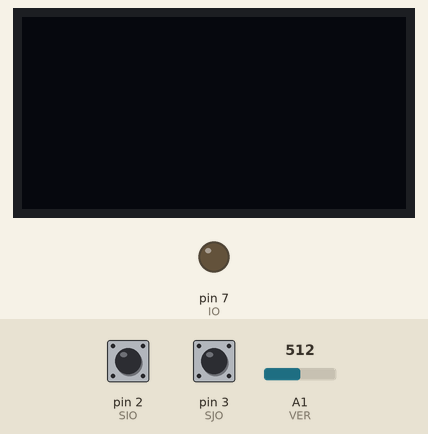
Recording of a sketch running on a simulated Arduino Uno, built with avr-gcc and run on an emulated ATmega328P. Shown: 128×64 one-colour display, output pins drawn as LEDs (lit = HIGH). Inputs (shaded band) come from the test bench; at power-on: pin 2 (SIO) HIGH, pin 3 (SJO) HIGH, A1 (VER) = 512.

Above: at 1.2 s.
1.3 s: pin 2 (SIO) pulled LOW for 0.15 s
At 2.0 s:
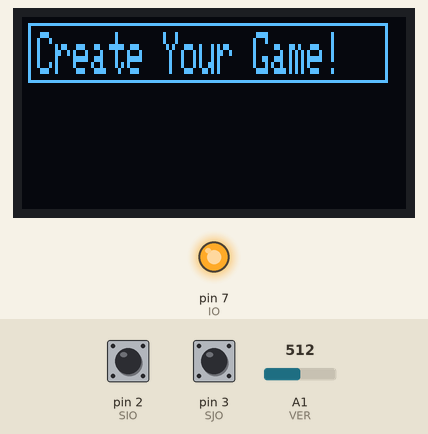
3.1 s: pin 3 (SJO) pulled LOW for 1 s
At 5.3 s:
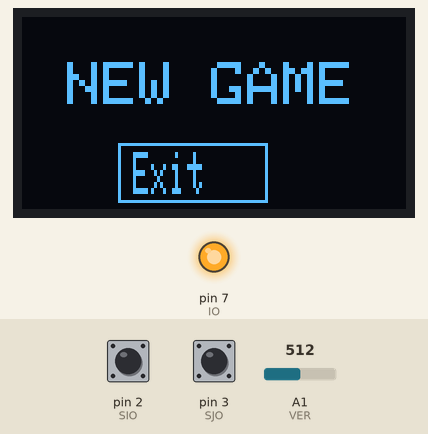
5.6 s: pin 3 (SJO) pulled LOW for 3.2 s
At 6.5 s:
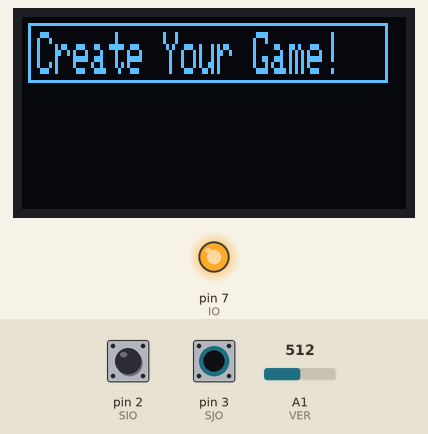
10.3 s: pin 3 (SJO) pulled LOW for 0.15 s
11.9 s: pin 2 (SIO) pulled LOW for 1 s
At 13.3 s:
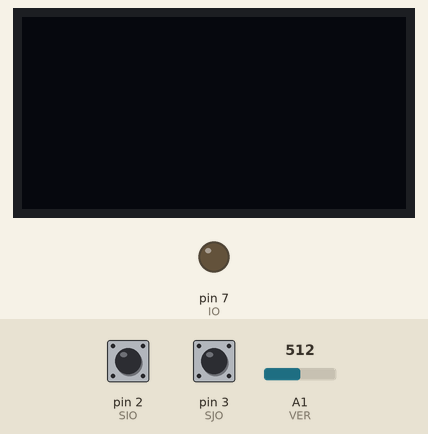
Timing chart, 0 to 14.9 s (numbered marks = the images above; inputs shaded):
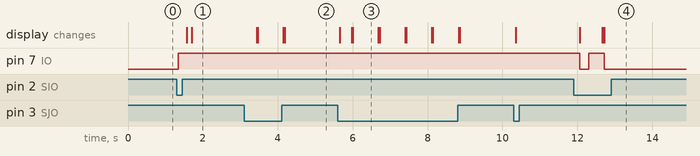

The sketch:

GameConsole.ino
```cpp
/*
Hello! This is a game console! If you want to add a game, follow these 4 steps:
1. Add your game to the GAME class.
2. Add your game to the gameList array.
3. Change the size of the gameList array.
4. Call an object of your game class and invoke the main method.

The program already includes the NewGame class, which you can remove. It serves as an example of how to correctly add a game.
*/

#include <Adafruit_GFX.h>
#include <Adafruit_SSD1306.h>

// Define screen width and height
#define OLED_WIDTH 128
#define OLED_HEIGHT 64

// Define pins
#define SIO 2
#define SJO 3
#define IO 7

// Initialize the OLED display object
Adafruit_SSD1306 display(OLED_WIDTH, OLED_HEIGHT, &Wire, -1);

// Control class to handle all input devices
class Control {
  // Define joystick range
  #define JOSTICK_MIN 123
  #define JOSTICK_MAX 900

  // Define joystick directions
  #define UP 1
  #define DOWN 2
  #define RIGHT 1
  #define LEFT 2

  // Define pins for horizontal and vertical directions
  #define HOR A0
  #define VER A1

public:
  // Function to read joystick input and determine direction
  uint8_t Jostick(uint8_t pin) {
    if (analogRead(pin) >= JOSTICK_MAX)
      return 2;
    if (analogRead(pin) <= JOSTICK_MIN)
      return 1;
    else
      return 0;
  }

  // Function to check the state of a switch
  bool Switch(uint8_t pin) {
    if (digitalRead(pin) == HIGH)
      return false;
    if (digitalRead(pin) == LOW)
      return true;
  }

  // Function to check the state of a switch and handle debouncing
  bool SwitchIO(uint8_t pin, uint8_t time) {
    if (Switch(pin)) {
      delay(time);
      if (Switch(pin))
        return true;
      else
        return false;
    }
  }
};

// 1. GAME Class: Add your games here!
class Game {
public:
  class NewGame {
    Control contr;

  public:
    void main() {
      delay(200);

      bool exit = true;

      while (exit) {
        display.display();
        display.clearDisplay();
        display.setTextColor(WHITE);
        display.setTextSize(2, 2);
        display.setCursor(15, 15);
        display.print("NEW GAME");

        display.setTextSize(1, 2);
        display.setCursor(37, 45);
        display.print("Exit");

        display.drawRect(32, 42, 50, 20, WHITE);

        if (contr.Switch(SJO)) {
          exit = false;
        }
      }
    }
  };
};

// System class to manage the main menu and system operations
class System {
  Control &contr;

  #define CURSOR_HEIGHT 20
  #define CURSOR_MARGIN 2
  String gameList[1]; // 3. Don't forget to change the size of the array, and remember it is zero-based!
  uint8_t id;
  uint8_t gameListSize;
  uint8_t cursorLimit;
  int8_t cursorPos;
  int8_t bgPos;
  bool exitMenu;

public:
  System() : id(1), cursorPos(2),
  cursorLimit(gameListSize * CURSOR_HEIGHT + CURSOR_MARGIN - CURSOR_HEIGHT),
  gameListSize(sizeof(gameList) / 6), bgPos(5), exitMenu(true) {
    // 2. Add your game to the menu. Remember to change the size of the array!
    gameList[0] = "Create Your Game!";
  }

  // Main function for system operation
  void main() {
    while (exitMenu) {
      delay(100);
      pointer();
      displayDisplays(bgPos);
      turnOFF();
    }
  }

  // Function to turn on the system
  void turnON() {
    if (contr.SwitchIO(SIO, 20)) {
      digitalWrite(IO, HIGH);
      delay(200);

      display.begin(SSD1306_SWITCHCAPVCC, 0x3C);
    }
  }

  // Function to turn off the system
  void turnOFF() {
    if (contr.SwitchIO(SIO, 20)) {
      display.clearDisplay();
      display.display();

      digitalWrite(IO, LOW);

      delay(200);
      void (*resetFunc)(void) = 0;
      resetFunc();
      delay(200);
    }
  }

  // Function to display menu options on the OLED screen
  void displayDisplays(uint8_t setElements) {
    display.clearDisplay();
    for (String name : gameList) {
      display.setTextColor(WHITE);
      display.setTextSize(1, 2);
      display.setCursor(5, setElements);
      display.println(name);
      setElements += CURSOR_HEIGHT;
    }
    display.drawRect(2, cursorPos, 120, CURSOR_HEIGHT, WHITE);
    display.display();
  }

  // Function to handle joystick input for menu navigation
  void pointer() {
    if (contr.Switch(SJO)) {
      display.clearDisplay();
      menu();
    }

    if (contr.Jostick(VER) == DOWN) {
      cursorPos += CURSOR_HEIGHT;
      id++;

      if (cursorPos > cursorLimit)
        cursorPos = cursorLimit, id = gameListSize;
      if (cursorPos > 42)
        bgPos -= 60, cursorPos = CURSOR_MARGIN, cursorLimit = ((gameListSize + 1) * CURSOR_HEIGHT + CURSOR_MARGIN) - 100;
    }

    if (contr.Jostick(VER) == UP) {
      cursorPos -= CURSOR_HEIGHT;
      id--;
      if (cursorPos < CURSOR_MARGIN && bgPos == 5)
        cursorPos = CURSOR_MARGIN, id = 1;
      if (cursorPos < CURSOR_MARGIN)
        bgPos += 60, cursorPos = 42, cursorLimit = gameListSize * CURSOR_HEIGHT + CURSOR_MARGIN - CURSOR_HEIGHT;
    }
  }

  // 4. Function to handle menu selection and navigation. Call your game object here!
  void menu() {
    Game Game;

    switch (id) {
    case 1: {
      Game::NewGame newGame;
      newGame.main();
      break;
    }

    default:
      Serial.println("Error");
      break;
    }
  }
};

Control contr;

// Setup function to initialize pins and serial communication
void setup() {
  Serial.begin(9600);

  pinMode(SIO, INPUT_PULLUP);
  pinMode(SJO, INPUT_PULLUP);
  pinMode(IO, OUTPUT);
  pinMode(HOR, INPUT);
  pinMode(VER, INPUT);
}

// Main loop function
void loop() {
  if (contr.SwitchIO(SIO, 20)) {
    // Create a System object, turn on the system, and run the main loop
    System system;
    system.turnON();
    system.main();
  }
}
```

Measured:
- after the input at 1.3 s, pin 7 (IO): LOW → HIGH at once
- after the input at 3.1 s, the display: first changes after 0.34 s (image 2 shows a later state)
- after the input at 5.6 s, the display: changes after 0.05 s (image 3)
- after the input at 11.9 s, pin 7 (IO): HIGH → LOW after 0.17 s, → HIGH 0.24 s later, → LOW 0.40 s later; the display: changes after 0.17 s (image 4)
- what the display in image 3 shows lasts 0.7 s, from 6.0 s to 6.7 s
